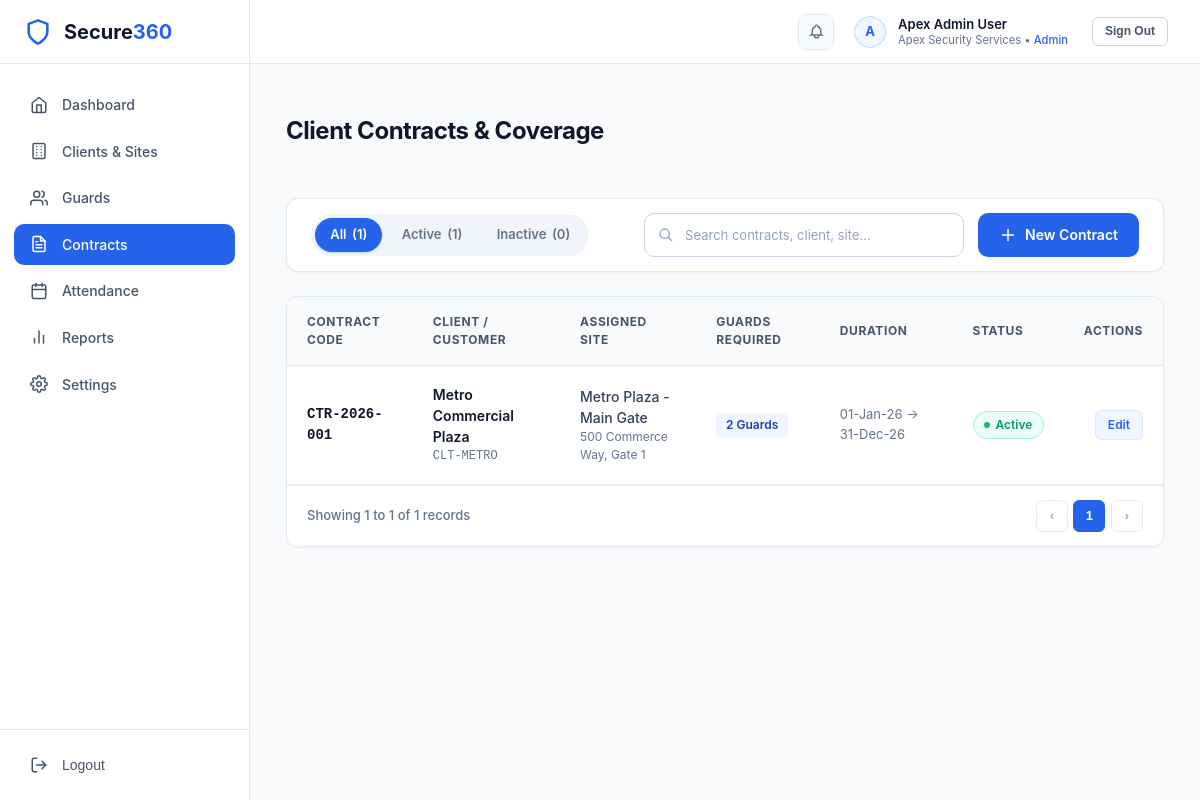
/admin/contracts (signed in), run on the app's committed database.
### tables this page shows
CREATE TABLE `contracts` (
  `id` bigint unsigned NOT NULL AUTO_INCREMENT,
  `organization_id` bigint unsigned NOT NULL,
  `customer_id` bigint unsigned NOT NULL,
  `site_id` bigint unsigned NOT NULL,
  `contract_code` varchar(60) NOT NULL,
  `start_date` date NOT NULL,
  `end_date` date DEFAULT NULL,
  `required_guard_count` int unsigned NOT NULL DEFAULT '0',
  `extra_notes` text,
  `status` tinyint NOT NULL DEFAULT '0' COMMENT '0=active, 1=inactive, 2=deleted',
  `active_site_id` bigint unsigned GENERATED ALWAYS AS ((case when (`status` = 0) then `site_id` else NULL end)) STORED,
  `created_at` datetime NOT NULL DEFAULT CURRENT_TIMESTAMP,
  `updated_at` datetime NOT NULL DEFAULT CURRENT_TIMESTAMP ON UPDATE CURRENT_TIMESTAMP,
  `created_by` bigint unsigned DEFAULT NULL,
  `updated_by` bigint unsigned DEFAULT NULL,
  `deleted_at` datetime DEFAULT NULL,
  PRIMARY KEY (`id`),
  UNIQUE KEY `uq_contracts_contract_code` (`contract_code`),
  UNIQUE KEY `uq_contracts_one_active_contract_per_site` (`active_site_id`),
  KEY `idx_contracts_org_status` (`organization_id`,`status`),
  KEY `idx_contracts_site_dates` (`site_id`,`start_date`,`end_date`),
  KEY `fk_contracts_customer` (`customer_id`),
  CONSTRAINT `fk_contracts_customer` FOREIGN KEY (`customer_id`) REFERENCES `customers` (`id`),
  CONSTRAINT `fk_contracts_organization` FOREIGN KEY (`organization_id`) REFERENCES `organizations` (`id`),
  CONSTRAINT `fk_contracts_site` FOREIGN KEY (`site_id`) REFERENCES `sites` (`id`)
);

CREATE TABLE `customers` (
  `id` bigint unsigned NOT NULL AUTO_INCREMENT,
  `organization_id` bigint unsigned NOT NULL,
  `client_code` varchar(40) NOT NULL,
  `name` varchar(150) NOT NULL,
  `contact_person` varchar(150) DEFAULT NULL,
  `phone` varchar(30) DEFAULT NULL,
  `email` varchar(190) DEFAULT NULL,
  `address` text,
  `status` tinyint NOT NULL DEFAULT '0' COMMENT '0=active, 1=inactive, 2=deleted',
  `created_at` datetime NOT NULL DEFAULT CURRENT_TIMESTAMP,
  `updated_at` datetime NOT NULL DEFAULT CURRENT_TIMESTAMP ON UPDATE CURRENT_TIMESTAMP,
  `created_by` bigint unsigned DEFAULT NULL,
  `updated_by` bigint unsigned DEFAULT NULL,
  `deleted_at` datetime DEFAULT NULL,
  PRIMARY KEY (`id`),
  UNIQUE KEY `uq_customers_client_code` (`client_code`),
  KEY `idx_customers_org_status` (`organization_id`,`status`),
  KEY `idx_customers_org_name` (`organization_id`,`name`),
  CONSTRAINT `fk_customers_organization` FOREIGN KEY (`organization_id`) REFERENCES `organizations` (`id`)
);

CREATE TABLE `sites` (
  `id` bigint unsigned NOT NULL AUTO_INCREMENT,
  `organization_id` bigint unsigned NOT NULL,
  `customer_id` bigint unsigned NOT NULL,
  `site_code` varchar(40) NOT NULL,
  `site_name` varchar(150) NOT NULL,
  `site_address` text,
  `area` varchar(150) DEFAULT NULL,
  `latitude` decimal(10,7) DEFAULT NULL,
  `longitude` decimal(10,7) DEFAULT NULL,
  `zone_gate` varchar(150) DEFAULT NULL,
  `status` tinyint NOT NULL DEFAULT '0' COMMENT '0=active, 1=inactive, 2=deleted',
  `created_at` datetime NOT NULL DEFAULT CURRENT_TIMESTAMP,
  `updated_at` datetime NOT NULL DEFAULT CURRENT_TIMESTAMP ON UPDATE CURRENT_TIMESTAMP,
  `created_by` bigint unsigned DEFAULT NULL,
  `updated_by` bigint unsigned DEFAULT NULL,
  `deleted_at` datetime DEFAULT NULL,
  PRIMARY KEY (`id`),
  UNIQUE KEY `uq_sites_org_site_code` (`organization_id`, `site_code`),
  KEY `idx_sites_org_customer_status` (`organization_id`,`customer_id`,`status`),
  KEY `idx_sites_coordinates` (`latitude`,`longitude`),
  KEY `fk_sites_customer` (`customer_id`),
  CONSTRAINT `fk_sites_customer` FOREIGN KEY (`customer_id`) REFERENCES `customers` (`id`),
  CONSTRAINT `fk_sites_organization` FOREIGN KEY (`organization_id`) REFERENCES `organizations` (`id`)
);

### resources/views/admin/contracts/index.php (the view, shortened to what the rows shown need)
<?php
$contracts = $contracts ?? [];
$statusFilter = $statusFilter ?? 'all';
$searchQuery = $searchQuery ?? '';
$totalCount = $totalCount ?? count($contracts);
$activeCount = $activeCount ?? 0;
$inactiveCount = $inactiveCount ?? 0;
?>
<div class="page-container">
    <div class="page-header" style="margin-bottom: 1.5rem;">
        <div>
            <h1 class="page-header-title">Client Contracts &amp; Coverage</h1>
        </div>
    </div>
    <div class="toolbar-card">
        <div class="toolbar-left">
            <div class="filter-tabs">
                <a href="<?= url('/admin/contracts?status=all' . ($searchQuery ? '&search=' . urlencode($searchQuery) : '')) ?>"
                   class="filter-tab <?= $statusFilter === 'all' ? 'active' : '' ?>">
                    All <span class="tab-count">(<?= $totalCount ?>)</span>
                </a>
                <a href="<?= url('/admin/contracts?status=active' . ($searchQuery ? '&search=' . urlencode($searchQuery) : '')) ?>"
                   class="filter-tab <?= $statusFilter === 'active' ? 'active' : '' ?>">
                    Active <span class="tab-count">(<?= $activeCount ?>)</span>
                </a>
                <a href="<?= url('/admin/contracts?status=inactive' . ($searchQuery ? '&search=' . urlencode($searchQuery) : '')) ?>"
                   class="filter-tab <?= $statusFilter === 'inactive' ? 'active' : '' ?>">
                    Inactive <span class="tab-count">(<?= $inactiveCount ?>)</span>
                </a>
            </div>
        </div>
        <div class="toolbar-actions" style="display: flex; align-items: center; gap: 0.875rem; flex-wrap: wrap;">
            <form method="GET" action="<?= url('/admin/contracts') ?>" class="toolbar-search" style="margin: 0; display: flex; align-items: center; gap: 0.5rem;">
                <div class="input-icon-wrapper" style="width: 320px;">
                    <input type="text" name="search" class="form-control" placeholder="Search contracts, client, site..." value="<?= e($searchQuery) ?>">
                </div>
            </form>
            <a href="<?= url('/admin/contracts/create') ?>" class="btn btn-primary" style="height: 44px; padding: 0 1.25rem; border-radius: 10px; white-space: nowrap; display: inline-flex; align-items: center; gap: 0.5rem; text-decoration: none; font-weight: 600;">
                <svg width="18" height="18" fill="none" stroke="currentColor" stroke-width="2" viewBox="0 0 24 24"><path d="M12 4v16m8-8H4"/></svg>
                New Contract
            </a>
        </div>
    </div>
    <div class="card" style="padding: 0; overflow: hidden;">
    <?php if (empty($contracts)): ?>
        <div style="padding: 4rem 2rem; text-align: center; color: #64748b;">
            <div style="width: 56px; height: 56px; border-radius: 50%; background: #f8fafc; border: 1px dashed #cbd5e1; display: inline-flex; align-items: center; justify-content: center; margin-bottom: 1rem; color: #94a3b8;">
                <svg width="24" height="24" fill="none" stroke="currentColor" stroke-width="2" viewBox="0 0 24 24"><path d="M9 12h6m-6 4h6m2 5H7a2 2 0 01-2-2V5a2 2 0 012-2h5.586a1 1 0 01.707.293l5.414 5.414a1 1 0 01.293.707V19a2 2 0 01-2 2z"/></svg>
            </div>
            <p style="font-size: 1rem; font-weight: 600; color: #334155; margin-bottom: 0.25rem;">No security contracts registered yet.</p>
            <p style="font-size: 0.8125rem; color: #94a3b8; margin-bottom: 1.5rem;">Create a contract to bind clients with sites and guard shifts.</p>
            <a href="<?= url('/admin/contracts/create') ?>" class="btn btn-outline" style="color: #2563eb; border-color: #2563eb; text-decoration: none; font-size: 0.8125rem;">
                Create First Contract
            </a>
        </div>
    <?php else: ?>
        <div style="overflow-x: auto;">
            <table style="width: 100%; border-collapse: collapse; text-align: left; font-size: 0.875rem;">
                <thead>
                    <tr style="background: #f8fafc; border-bottom: 1px solid #e2e8f0; color: #475569; font-size: 0.75rem; text-transform: uppercase; letter-spacing: 0.05em;">
                        <th style="padding: 1rem 1.25rem;">Contract Code</th>
                        <th style="padding: 1rem 1.25rem;">Client / Customer</th>
                        <th style="padding: 1rem 1.25rem;">Assigned Site</th>
                        <th style="padding: 1rem 1.25rem;">Guards Required</th>
                        <th style="padding: 1rem 1.25rem;">Duration</th>
                        <th style="padding: 1rem 1.25rem;">Status</th>
                        <th style="padding: 1rem 1.25rem; text-align: right;">Actions</th>
                    </tr>
                </thead>
                <tbody>
                    <?php foreach ($contracts as $c): ?>
                        <tr style="border-bottom: 1px solid #f1f5f9; transition: background 0.15s ease;">
                            <td style="padding: 1.15rem 1.25rem; font-weight: 700; color: #0f172a; font-family: monospace;">
                                <?= e($c['contract_code']) ?>
                            </td>
                            <td style="padding: 1.15rem 1.25rem;">
                                <div style="font-weight: 600; color: #0f172a;"><?= e($c['customer_name']) ?></div>
                                <div style="font-size: 0.75rem; color: #64748b; font-family: monospace;"><?= e($c['client_code']) ?></div>
                            </td>
                            <td style="padding: 1.15rem 1.25rem; color: #334155;">
                                <div style="font-weight: 500;"><?= e($c['site_name']) ?></div>
                                <div style="font-size: 0.75rem; color: #64748b;"><?= e($c['site_address'] ?? '—') ?></div>
                            </td>
                            <td style="padding: 1.15rem 1.25rem; color: #475569;">
                                <span style="display: inline-block; background: #eff6ff; color: #1e40af; font-weight: 600; padding: 0.2rem 0.6rem; border-radius: 4px; font-size: 0.75rem;">
                                    <?= (int)$c['required_guard_count'] ?> Guard<?= (int)$c['required_guard_count'] > 1 ? 's' : '' ?>
                                </span>
                            </td>
                            <td style="padding: 1.15rem 1.25rem; color: #64748b; font-size: 0.8125rem;">
                                <?= format_date_range($c['start_date'], $c['end_date']) ?>
                            </td>
                            <td style="padding: 1.15rem 1.25rem;">
                                <?php if ((int)$c['status'] === 0): ?>
                                    <span style="display: inline-flex; align-items: center; gap: 0.35rem; padding: 0.25rem 0.65rem; border-radius: 9999px; font-size: 0.75rem; font-weight: 600; background: #ecfdf5; color: #059669; border: 1px solid #a7f3d0;">
                                        <span style="width: 6px; height: 6px; border-radius: 50%; background: #10b981;"></span>
                                        Active
                                    </span>
                                <?php endif; ?>
                            </td>
                            <td style="padding: 1.15rem 1.25rem; text-align: right;">
                                <a href="<?= url('/admin/contracts/' . $c['id'] . '/edit') ?>" class="btn-action-edit" style="display: inline-flex; align-items: center; padding: 0.35rem 0.75rem; font-size: 0.75rem; font-weight: 600; color: #2563eb; background: #eff6ff; border: 1px solid #dbeafe; border-radius: 6px; text-decoration: none;">
                                    Edit
                                </a>
                            </td>
                        </tr>
                    <?php endforeach; ?>
                </tbody>
            </table>
        </div>
    <?php endif; ?>
</div>

### app/Core/Router.php (shortened to what the rows shown need)
<?php
class Router
{
    private array $routes = [];
    private array $groupPrefixes = [];
    private array $groupMiddlewares = [];
    public function group(array $attributes, callable $callback): void
    {
        $previousPrefix = end($this->groupPrefixes) ?: '';
        $newPrefix = $previousPrefix . '/' . trim($attributes['prefix'] ?? '', '/');
        $this->groupPrefixes[] = $newPrefix;
        $previousMiddlewares = end($this->groupMiddlewares) ?: [];
        $newMiddlewares = array_merge($previousMiddlewares, $attributes['middleware'] ?? []);
        $this->groupMiddlewares[] = $newMiddlewares;
        array_pop($this->groupPrefixes);
        array_pop($this->groupMiddlewares);
    }
    private function addRoute(string $method, string $uri, array|callable $action, array $middlewares = []): self
    {
        $currentPrefix = end($this->groupPrefixes) ?: '';
        $fullUri = rtrim($currentPrefix, '/') . '/' . ltrim($uri, '/');
        $fullUri = '/' . trim($fullUri, '/');
        if ($fullUri !== '/') {
            $fullUri = rtrim($fullUri, '/');
        }
        $groupMiddlewares = end($this->groupMiddlewares) ?: [];
        $mergedMiddlewares = array_merge($groupMiddlewares, $middlewares);
        $this->routes[] = [
            'method' => $method,
            'uri' => $fullUri,
            'action' => $action,
            'middlewares' => $mergedMiddlewares,
            'regex' => $this->compileRegex($fullUri),
        ];
        return $this;
    }
    private function compileRegex(string $uri): string
    {
        $pattern = preg_replace('/\{([a-zA-Z0-9_]+)\}/', '(?P<$1>[^/]+)', $uri);
        return '#^' . $pattern . '$#';
    }
    public function dispatch(Request $request, Response $response): void
    {
        $requestMethod = $request->getMethod();
        $requestUri = rtrim($request->getUri(), '/');
        foreach ($this->routes as $route) {
            if ($route['method'] !== $requestMethod) {
                continue;
            }
            if (preg_match($route['regex'], $requestUri, $matches)) {
                $params = array_filter($matches, fn($key) => !is_numeric($key), ARRAY_FILTER_USE_KEY);
                $this->executeAction($route['action'], $request, $response, $params);
                return;
            }
        }
    }
    private function executeAction(array|callable $action, Request $request, Response $response, array $params): void
    {
        if (is_array($action) && count($action) === 2) {
            [$controllerClass, $method] = $action;
            if (class_exists($controllerClass)) {
                $controller = new $controllerClass($request, $response);
                if (method_exists($controller, $method)) {
                    call_user_func_array([$controller, $method], [$request, $response, $params]);
                    return;
                }
            }
        }
    }
}

### data on the page
contracts: contract_code "CTR-2026-001", customer.name "Metro Commercial Plaza", customer.client_code "CLT-METRO", site.site_name "Metro Plaza - Main Gate", site.site_address "500 Commerce Way, Gate 1", required_guard_count "2", format_date_range($c['start_date'], $c['end_date']) "01-Jan-26 → 31-Dec-26", status 0 (drawn)

### other printed values
$totalCount "1"
$activeCount "1"
$inactiveCount "0"
$startRecord "1"
$endRecord "1"
$totalRecords "1"
